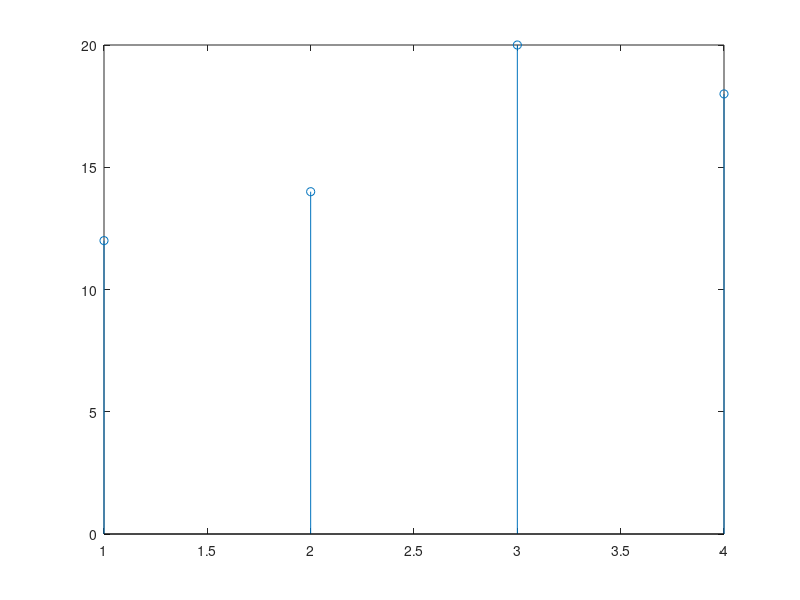

Source code (MATLAB):

clc; clear all; close all;

x = [1 2 0 1];
h = [1 5 7 3];

N1 = length(x);
N2 = length(h);
N = max(N1,N2);

x = [x zeros(1,N-N1)];
h = [h zeros(1,N-N2)];

for n = 0:N-1
    y(n+1) = 0;
    for k = 0:N-1
        y(n+1) = y(n+1) + x(k+1)*h(mod(n-k,N)+1);
    end
end

disp('Circular convolution:');
disp(y);
stem(y);
